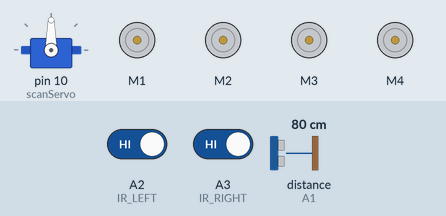
Bench run of a sketch on a simulated Arduino Uno, built with avr-gcc and run on an emulated ATmega328P. Shown: servo, 4 × DC motor (green arrow = forward, orange = backward, longer = faster). Inputs (shaded band) come from the test bench; at power-on: distance to the obstacle (sensor on A1) 80 cm, A2 (IR_LEFT) HIGH, A3 (IR_RIGHT) HIGH. The echo pulse lasts 58.3 µs per cm.

Above: at 2.8 s.
2.9 s: distance to the obstacle (sensor on A1) set to 31 cm
4.4 s: distance to the obstacle (sensor on A1) set to 26 cm
At 5.0 s:
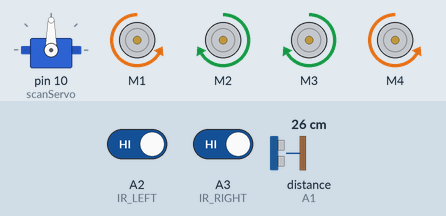
5.9 s: A2 (IR_LEFT) driven LOW
At 7.1 s:
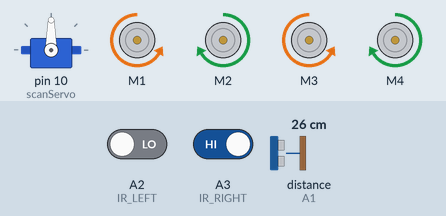
7.4 s: A2 (IR_LEFT) driven HIGH
At 8.4 s:
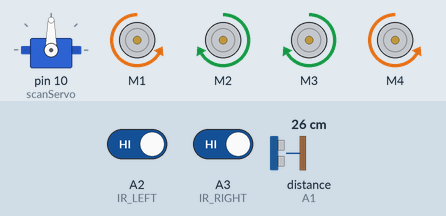
8.9 s: A3 (IR_RIGHT) driven LOW
At 9.7 s:
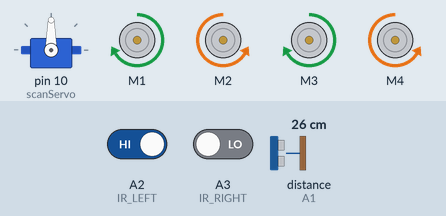
10.4 s: A3 (IR_RIGHT) driven HIGH
At 10.8 s:
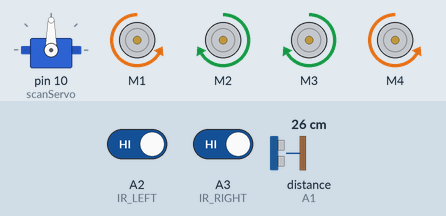
Timing chart, 0 to 12.9 s (numbered marks = the images above; inputs shaded):
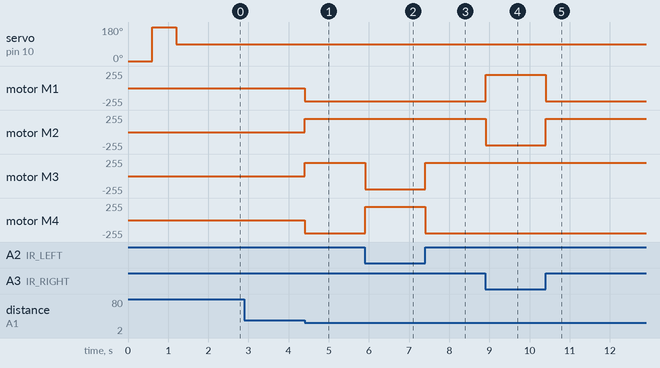

The sketch:

PalmRoverPro.ino
```cpp
#include <AFMotor.h>
#include <NewPing.h>
#include <Servo.h>

#define TRIG A0
#define ECHO A1
#define IR_LEFT  A2
#define IR_RIGHT A3
#define MAX_DISTANCE 200

NewPing sonar(TRIG, ECHO, MAX_DISTANCE);
Servo scanServo;

// Motor mapping
// M1 = Front Left ( उल्टा )
// M2 = Back Left  ( सीधा )
// M3 = Back Right ( सीधा )
// M4 = Front Right( उल्टा )

AF_DCMotor m1(1);
AF_DCMotor m2(2);
AF_DCMotor m3(3);
AF_DCMotor m4(4);

void setup() {
  pinMode(IR_LEFT, INPUT);
  pinMode(IR_RIGHT, INPUT);

  scanServo.attach(10);   // SERVO1
  scanServo.write(0); delay(600);
  scanServo.write(180); delay(600);
  scanServo.write(90); delay(400);

  m1.setSpeed(200);
  m2.setSpeed(200);
  m3.setSpeed(200);
  m4.setSpeed(200);

  stopCar();
}

void loop() {
  int leftIR = digitalRead(IR_LEFT);
  int rightIR = digitalRead(IR_RIGHT);
  int distance = sonar.ping_cm();

  if (leftIR == 0) {
    turnLeft();
    return;
  }

  if (rightIR == 0) {
    turnRight();
    return;
  }

  if (distance > 0 && distance < 30) {
    moveForward();
  } else {
    stopCar();
  }
}

// ---- MOTION LOGIC ----

void moveForward() {
  m1.run(BACKWARD);
  m2.run(FORWARD);
  m3.run(FORWARD);
  m4.run(BACKWARD);
}

void turnRight() {
  m1.run(FORWARD);
  m2.run(BACKWARD);
  m3.run(FORWARD);
  m4.run(BACKWARD);
}

void turnLeft() {
  m1.run(BACKWARD);
  m2.run(FORWARD);
  m3.run(BACKWARD);
  m4.run(FORWARD);
}

void stopCar() {
  m1.run(RELEASE);
  m2.run(RELEASE);
  m3.run(RELEASE);
  m4.run(RELEASE);
}
```

Measured:
- the behaviour switches between 30 and 29 cm on distance to the obstacle (sensor on A1) (found by bisection; images 0 and 1)
- after the input at 2.9 s, every drawn part: stays the same
- after the input at 4.4 s, motor M1, motor M4: stopped → backward 200/255 at once; motor M2, motor M3: stopped → forward 200/255 at once
- after the input at 5.9 s, motor M3: forward 200/255 → backward 200/255 at once; motor M4: backward 200/255 → forward 200/255 at once
- after the input at 7.4 s, motor M3: backward 200/255 → forward 200/255 at once; motor M4: forward 200/255 → backward 200/255 at once
- after the input at 8.9 s, motor M1: backward 200/255 → forward 200/255 at once; motor M2: forward 200/255 → backward 200/255 at once
- after the input at 10.4 s, motor M1: forward 200/255 → backward 200/255 at once; motor M2: backward 200/255 → forward 200/255 at once
